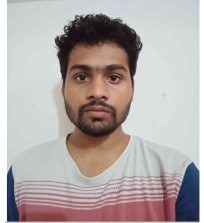
#> input picture my_img.jpeg, 204 x 223 px
$ python crop.py
#> lines starting #> are read from the running program, lines starting #| are printed output that depends on the picture
import cv2

img = cv2.imread("my_img.jpeg",0)
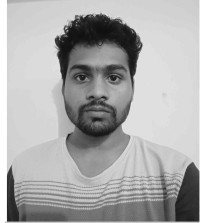
#> img: shape (223, 204); min 12, max 255, mean 171.8


start_y=100
end_y=400
start_x=100
end_x = 400
cropped= img[start_y:end_y,start_x:end_y]
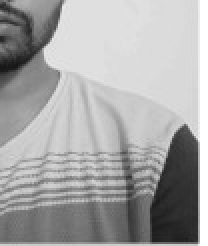
#> cropped: shape (123, 104) (shown 2 times larger); min 22, max 255, mean 166.6

cv2.imshow("sjsds",cropped)

cv2.waitKey(0)
cv2.destroyAllWindows()
